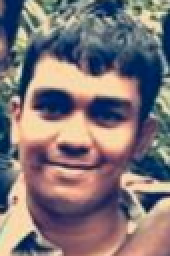
#> input picture Assignment1/Data/self_photo.png, 85 x 128 px (shown 2 times larger)
$ jupyter execute Question2.ipynb
#> lines starting #> are read from the running program, lines starting #| are printed output that depends on the picture
[cell 1]
import matplotlib.pyplot as plt
from PIL import Image
import numpy as np

[cell 2]
#template  = Image.open('Assignment1/Data/trailerSlightlyBigger.png').convert('L')
#template = Image.open('Data/trailer.png').convert('L')
#image = Image.open('Assignment1/Data/u2cuba.jpg').convert('L')


template = Image.open('Assignment1/Data/self_photo.png').convert('L')
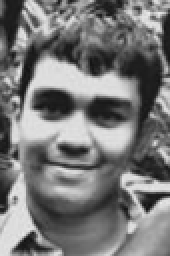
#> template: PIL image 85x128 L (shown 2 times larger); min 18, max 234, mean 119.9
image = Image.open('Assignment1/Data/group_photo.png').convert('L')
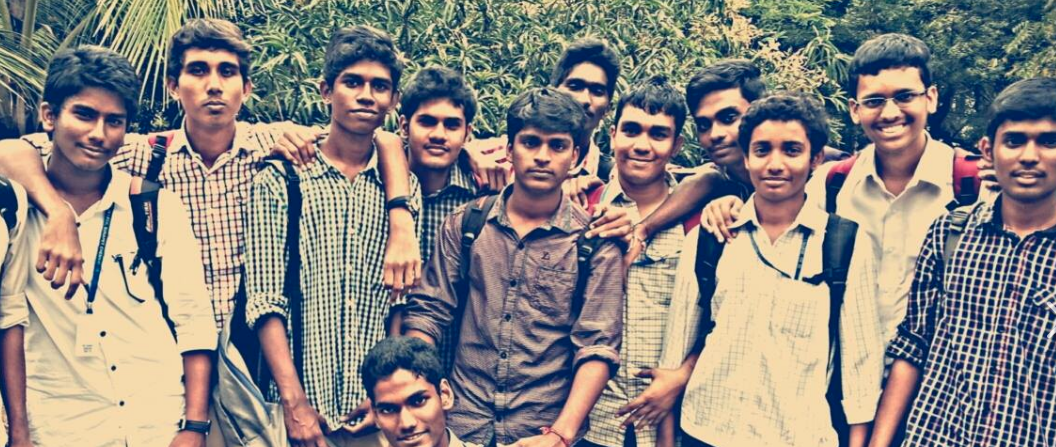
#> input picture Assignment1/Data/group_photo.png, 1056 x 447 px
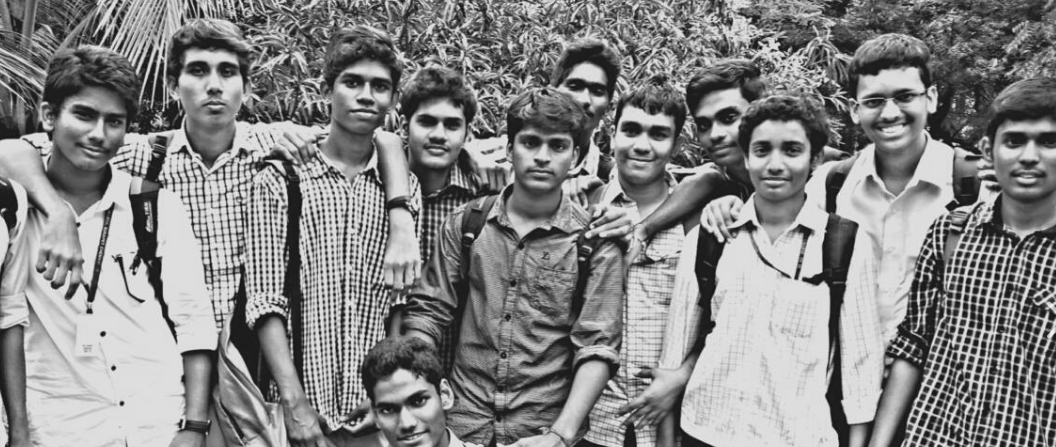
#> image: PIL image 1056x447 L; min 8, max 246, mean 134.1

[cell 3]
plt.imshow(image,cmap='gray')

[cell 4]
plt.imshow(template,cmap='gray')

[cell 5]
image = np.asarray(image)
template = np.asarray(template)
# [4 lines of commented-out code are left out]
print(image.shape," ",template.shape)
#| (447, 1056)   (128, 85)

[cell 6]
def convolution(image, filters):
    # perform cross_correlation between image and filter
    output = np.zeros(shape=((image.shape[0]-(filters.shape[0])+1),(image.shape[1]-(filters.shape[1])+1)))
    #output = np.zeros(shape=(image.shape[0],image.shape[1]))
    filters = np.flip(np.flip(filters,axis=0),axis=1)
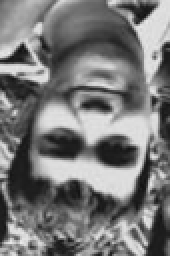
#> filters: shape (128, 85) (shown 2 times larger); min 18, max 234, mean 119.9
    print("Output shape is ",output.shape)
#| Output shape is  (320, 972)
    k1= (int)((filters.shape[0]-1)/2)
#> k1 = 63
    rem1= filters.shape[0]-(2*k1)
#> rem1 = 2
    k2= int((filters.shape[1]-1)/2)
#> k2 = 42
    rem2= filters.shape[1]-(2*k2)
#> rem2 = 1
    for i in range(k1,image.shape[0]-k1-1):
        for j in range(k2,image.shape[1]-k2-1):
            image_area= image[i-k1:i+k1+rem1,j-k2:j+k2+rem2]
            temp = np.multiply(image_area,filters)
            temp_sum = np.sum(temp)
            output[i-k1,j-k2]=temp_sum
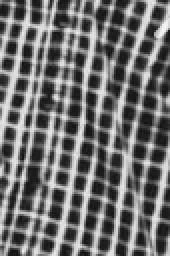
#> image_area: shape (128, 85) (shown 2 times larger); min 17, max 246, mean 111.6
    return output
